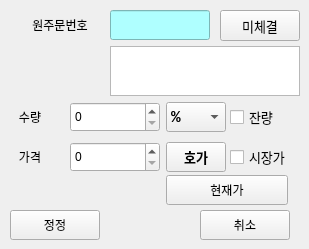
       <widget class="QWidget" name="tab_23">
        <attribute name="title">
         <string>저정/취소</string>
        </attribute>
        <widget class="QLabel" name="label_15">
         <property name="geometry">
          <rect>
           <x>0</x>
           <y>102</y>
           <width>60</width>
           <height>30</height>
          </rect>
         </property>
         <property name="text">
          <string>수량</string>
         </property>
         <property name="alignment">
          <set>Qt::AlignCenter</set>
         </property>
        </widget>
        <widget class="QSpinBox" name="spinBox_8">
         <property name="geometry">
          <rect>
           <x>70</x>
           <y>102</y>
           <width>90</width>
           <height>30</height>
          </rect>
         </property>
        </widget>
        <widget class="QSpinBox" name="spinBox_9">
         <property name="geometry">
          <rect>
           <x>70</x>
           <y>142</y>
           <width>90</width>
           <height>30</height>
          </rect>
         </property>
        </widget>
        <widget class="QPushButton" name="pushButton_29">
         <property name="geometry">
          <rect>
           <x>220</x>
           <y>10</y>
           <width>80</width>
           <height>31</height>
          </rect>
         </property>
         <property name="font">
          <font>
           <pointsize>10</pointsize>
          </font>
         </property>
         <property name="text">
          <string>미체결</string>
         </property>
        </widget>
        <widget class="QLabel" name="label_16">
         <property name="geometry">
          <rect>
           <x>10</x>
           <y>10</y>
           <width>100</width>
           <height>30</height>
          </rect>
         </property>
         <property name="text">
          <string>원주문번호</string>
         </property>
         <property name="alignment">
          <set>Qt::AlignCenter</set>
         </property>
        </widget>
        <widget class="QComboBox" name="comboBox_19">
         <property name="geometry">
          <rect>
           <x>166</x>
           <y>102</y>
           <width>60</width>
           <height>30</height>
          </rect>
         </property>
         <property name="font">
          <font>
           <family>Consolas</family>
           <pointsize>12</pointsize>
           <weight>75</weight>
           <bold>true</bold>
          </font>
         </property>
         <item>
          <property name="text">
           <string>%</string>
          </property>
         </item>
         <item>
          <property name="text">
           <string>100%</string>
          </property>
         </item>
         <item>
          <property name="text">
           <string>90%</string>
          </property>
         </item>
         <item>
          <property name="text">
           <string>80%</string>
          </property>
         </item>
         <item>
          <property name="text">
           <string>70%</string>
          </property>
         </item>
         <item>
          <property name="text">
           <string>60%</string>
          </property>
         </item>
         <item>
          <property name="text">
           <string>50%</string>
          </property>
         </item>
         <item>
          <property name="text">
           <string>40%</string>
          </property>
         </item>
         <item>
          <property name="text">
           <string>30%</string>
          </property>
         </item>
         <item>
          <property name="text">
           <string>20%</string>
          </property>
         </item>
         <item>
          <property name="text">
           <string>10%</string>
          </property>
         </item>
        </widget>
        <widget class="QPushButton" name="pushButton_30">
         <property name="geometry">
          <rect>
           <x>10</x>
           <y>210</y>
           <width>90</width>
           <height>30</height>
          </rect>
         </property>
         <property name="text">
          <string>정정</string>
         </property>
        </widget>
        <widget class="QPushButton" name="pushButton_31">
         <property name="geometry">
          <rect>
           <x>166</x>
           <y>142</y>
           <width>60</width>
           <height>30</height>
          </rect>
         </property>
         <property name="font">
          <font>
           <pointsize>10</pointsize>
           <weight>75</weight>
           <bold>true</bold>
          </font>
         </property>
         <property name="text">
          <string>호가</string>
         </property>
        </widget>
        <widget class="QCheckBox" name="checkBox_6">
         <property name="geometry">
          <rect>
           <x>230</x>
           <y>142</y>
           <width>70</width>
           <height>30</height>
          </rect>
         </property>
         <property name="font">
          <font>
           <pointsize>10</pointsize>
          </font>
         </property>
         <property name="text">
          <string>시장가</string>
         </property>
        </widget>
        <widget class="QLabel" name="label_17">
         <property name="geometry">
          <rect>
           <x>0</x>
           <y>142</y>
           <width>60</width>
           <height>30</height>
          </rect>
         </property>
         <property name="text">
          <string>가격</string>
         </property>
         <property name="alignment">
          <set>Qt::AlignCenter</set>
         </property>
        </widget>
        <widget class="QPushButton" name="pushButton_34">
         <property name="geometry">
          <rect>
           <x>166</x>
           <y>175</y>
           <width>122</width>
           <height>30</height>
          </rect>
         </property>
         <property name="text">
          <string>현재가</string>
         </property>
        </widget>
        <widget class="QLineEdit" name="lineEdit_9">
         <property name="geometry">
          <rect>
           <x>110</x>
           <y>10</y>
           <width>100</width>
           <height>30</height>
          </rect>
         </property>
         <property name="styleSheet">
          <string notr="true">background-color: rgb(175, 255, 255);</string>
         </property>
        </widget>
        <widget class="QCheckBox" name="checkBox_7">
         <property name="geometry">
          <rect>
           <x>230</x>
           <y>102</y>
           <width>70</width>
           <height>30</height>
          </rect>
         </property>
         <property name="font">
          <font>
           <pointsize>10</pointsize>
          </font>
         </property>
         <property name="text">
          <string>잔량</string>
         </property>
        </widget>
        <widget class="QTableWidget" name="tableWidget_9">
         <property name="geometry">
          <rect>
           <x>110</x>
           <y>46</y>
           <width>190</width>
           <height>50</height>
          </rect>
         </property>
         <property name="rowCount">
          <number>1</number>
         </property>
         <attribute name="verticalHeaderVisible">
          <bool>false</bool>
         </attribute>
         <attribute name="verticalHeaderDefaultSectionSize">
          <number>7</number>
         </attribute>
         <row/>
        </widget>
        <widget class="QPushButton" name="pushButton_35">
         <property name="geometry">
          <rect>
           <x>200</x>
           <y>210</y>
           <width>90</width>
           <height>30</height>
          </rect>
         </property>
         <property name="text">
          <string>취소</string>
         </property>
        </widget>
       </widget>
